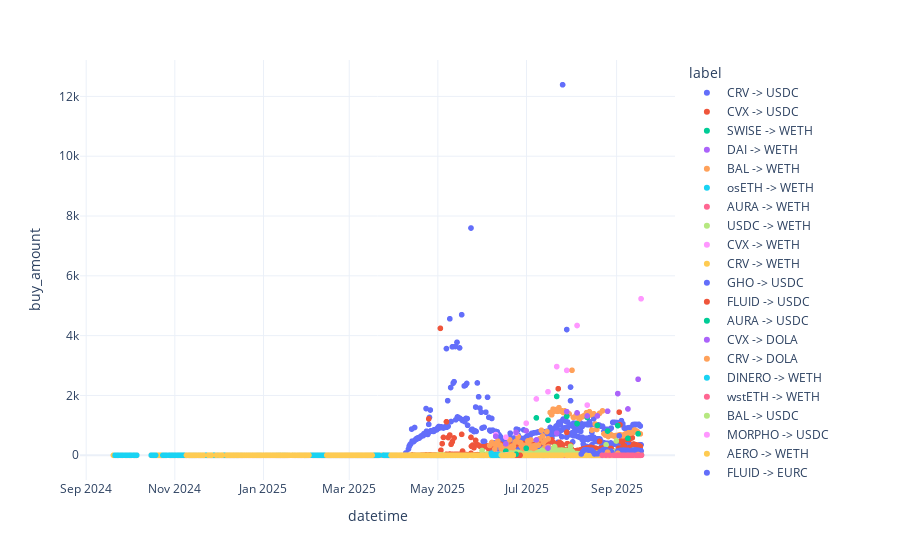

Notebook source saved alongside this figure:
### Code cell
import plotly.io as pio

pio.templates.default = "plotly_white"

### Figure 1 — Plotly figure (JSON) as saved in the notebook; plotly's stock layout.template omitted (floating-point values rounded to 4 significant figures; data arrays with more than 128 entries replaced by an {"elided": "..."} marker saying what was removed)
{"data": [{"hovertemplate": "label=CRV -> USDC<br>datetime=%{x}<br>buy_amount=%{y}<extra></extra>", "legendgroup": "CRV -> USDC", "marker": {"color": "#636efa", "symbol": "circle"}, "mode": "markers", "name": "CRV -> USDC", "showlegend": true, "type": "scattergl", "x": {"elided": "489 str values"}, "xaxis": "x", "y": {"elided": "489 float values"}, "yaxis": "y"}, {"hovertemplate": "label=CVX -> USDC<br>datetime=%{x}<br>buy_amount=%{y}<extra></extra>", "legendgroup": "CVX -> USDC", "marker": {"color": "#EF553B", "symbol": "circle"}, "mode": "markers", "name": "CVX -> USDC", "showlegend": true, "type": "scattergl", "x": {"elided": "302 str values"}, "xaxis": "x", "y": {"elided": "302 float values"}, "yaxis": "y"}, {"hovertemplate": "label=SWISE -> WETH<br>datetime=%{x}<br>buy_amount=%{y}<extra></extra>", "legendgroup": "SWISE -> WETH", "marker": {"color": "#00cc96", "symbol": "circle"}, "mode": "markers", "name": "SWISE -> WETH", "showlegend": true, "type": "scattergl", "x": {"elided": "266 str values"}, "xaxis": "x", "y": {"elided": "266 float values"}, "yaxis": "y"}, {"hovertemplate": "label=DAI -> WETH<br>datetime=%{x}<br>buy_amount=%{y}<extra></extra>", "legendgroup": "DAI -> WETH", "marker": {"color": "#ab63fa", "symbol": "circle"}, "mode": "markers", "name": "DAI -> WETH", "showlegend": true, "type": "scattergl", "x": ["2025-07-20T07:01:35+00:00", "2025-07-12T02:07:23+00:00", "2025-09-12T07:01:35+00:00", "2025-08-03T07:01:35+00:00", "2025-07-22T07:01:47+00:00", "2025-09-05T07:01:47+00:00", "2025-07-11T19:07:23+00:00", "2025-07-10T01:07:23+00:00", "2025-08-24T07:01:47+00:00", "2025-07-13T06:07:11+00:00", "2025-07-08T00:07:23+00:00", "2025-07-10T08:07:23+00:00", "2025-08-30T07:01:47+00:00", "2025-07-08T21:07:23+00:00", "2025-08-16T07:01:35+00:00", "2025-09-14T07:01:35+00:00", "2025-07-08T07:07:23+00:00", "2025-07-08T14:07:35+00:00", "2025-07-12T09:07:35+00:00", "2025-08-14T23:52:23+00:00", "2025-07-25T07:01:35+00:00", "2025-07-12T23:07:11+00:00", "2025-07-27T07:01:47+00:00", "2025-08-02T07:01:47+00:00", "2025-07-26T07:01:35+00:00", "2025-08-01T07:01:35+00:00", "2025-08-12T07:01:35+00:00", "2025-08-28T07:01:47+00:00", "2025-07-31T07:01:35+00:00", "2025-08-27T07:01:47+00:00", "2025-09-04T07:01:47+00:00", "2025-07-15T00:07:11+00:00", "2025-08-26T07:01:47+00:00", "2025-07-12T16:07:23+00:00", "2025-09-07T07:01:59+00:00", "2025-09-15T07:01:35+00:00", "2025-09-08T07:01:47+00:00", "2025-08-14T07:01:47+00:00", "2025-09-06T07:01:47+00:00", "2025-07-14T03:07:11+00:00", "2025-08-17T07:01:35+00:00", "2025-08-29T07:04:11+00:00", "2025-08-25T07:01:59+00:00", "2025-08-13T07:01:47+00:00", "2025-07-09T04:07:11+00:00", "2025-08-31T07:01:59+00:00", "2025-09-10T07:01:47+00:00", "2025-08-04T07:01:35+00:00", "2025-07-21T07:01:35+00:00", "2025-07-23T07:01:35+00:00", "2025-09-09T07:01:59+00:00", "2025-07-24T07:01:35+00:00", "2025-08-05T07:01:47+00:00", "2025-09-16T07:01:47+00:00", "2025-09-13T07:01:47+00:00", "2025-09-11T07:01:47+00:00", "2025-07-09T18:07:35+00:00", "2025-07-11T05:07:23+00:00", "2025-07-13T13:07:23+00:00", "2025-08-10T07:01:35+00:00", "2025-07-29T07:01:35+00:00", "2025-08-11T07:01:35+00:00", "2025-09-17T07:01:35+00:00"], "xaxis": "x", "y": [0.04795, 0.04345, 0.07779, 0.1523, 0.09892, 0.1327, 0.08778, 0.06597, 0.12, 0.04128, 0.0849, 0.05768, 0.2044, 0.07015, 0.2156, 0.08276, 0.07, 0.07169, 0.04339, 0.1094, 0.1043, 0.04381, 0.04089, 0.149, 0.1012, 0.135, 0.1652, 0.1835, 0.2311, 0.1815, 0.1174, 0.06662, 0.1887, 0.04409, 0.1315, 0.08881, 0.1301, 0.1486, 0.1335, 0.07391, 0.0476, 0.1988, 0.1774, 0.1534, 0.07028, 0.05762, 0.1292, 0.1488, 0.08474, 0.08545, 0.128, 0.1027, 0.04118, 0.09451, 0.07498, 0.03117, 0.1368, 0.1556, 0.03744, 0.1202, 0.07457, 0.1651, 0.0946], "yaxis": "y"}, {"hovertemplate": "label=BAL -> WETH<br>datetime=%{x}<br>buy_amount=%{y}<extra></extra>", "legendgroup": "BAL -> WETH", "marker": {"color": "#FFA15A", "symbol": "circle"}, "mode": "markers", "name": "BAL -> WETH", "showlegend": true, "type": "scattergl", "x": {"elided": "1151 str values"}, "xaxis": "x", "y": {"elided": "1151 float values"}, "yaxis": "y"}, {"hovertemplate": "label=osETH -> WETH<br>datetime=%{x}<br>buy_amount=%{y}<extra></extra>", "legendgroup": "osETH -> WETH", "marker": {"color": "#19d3f3", "symbol": "circle"}, "mode": "markers", "name": "osETH -> WETH", "showlegend": true, "type": "scattergl", "x": {"elided": "243 str values"}, "xaxis": "x", "y": {"elided": "243 float values"}, "yaxis": "y"}, {"hovertemplate": "label=AURA -> WETH<br>datetime=%{x}<br>buy_amount=%{y}<extra></extra>", "legendgroup": "AURA -> WETH", "marker": {"color": "#FF6692", "symbol": "circle"}, "mode": "markers", "name": "AURA -> WETH", "showlegend": true, "type": "scattergl", "x": {"elided": "1186 str values"}, "xaxis": "x", "y": {"elided": "1186 float values"}, "yaxis": "y"}, {"hovertemplate": "label=USDC -> WETH<br>datetime=%{x}<br>buy_amount=%{y}<extra></extra>", "legendgroup": "USDC -> WETH", "marker": {"color": "#B6E880", "symbol": "circle"}, "mode": "markers", "name": "USDC -> WETH", "showlegend": true, "type": "scattergl", "x": {"elided": "547 str values"}, "xaxis": "x", "y": {"elided": "547 float values"}, "yaxis": "y"}, {"hovertemplate": "label=CVX -> WETH<br>datetime=%{x}<br>buy_amount=%{y}<extra></extra>", "legendgroup": "CVX -> WETH", "marker": {"color": "#FF97FF", "symbol": "circle"}, "mode": "markers", "name": "CVX -> WETH", "showlegend": true, "type": "scattergl", "x": {"elided": "751 str values"}, "xaxis": "x", "y": {"elided": "751 float values"}, "yaxis": "y"}, {"hovertemplate": "label=CRV -> WETH<br>datetime=%{x}<br>buy_amount=%{y}<extra></extra>", "legendgroup": "CRV -> WETH", "marker": {"color": "#FECB52", "symbol": "circle"}, "mode": "markers", "name": "CRV -> WETH", "showlegend": true, "type": "scattergl", "x": {"elided": "759 str values"}, "xaxis": "x", "y": {"elided": "759 float values"}, "yaxis": "y"}, {"hovertemplate": "label=GHO -> USDC<br>datetime=%{x}<br>buy_amount=%{y}<extra></extra>", "legendgroup": "GHO -> USDC", "marker": {"color": "#636efa", "symbol": "circle"}, "mode": "markers", "name": "GHO -> USDC", "showlegend": true, "type": "scattergl", "x": {"elided": "371 str values"}, "xaxis": "x", "y": {"elided": "371 float values"}, "yaxis": "y"}, {"hovertemplate": "label=FLUID -> USDC<br>datetime=%{x}<br>buy_amount=%{y}<extra></extra>", "legendgroup": "FLUID -> USDC", "marker": {"color": "#EF553B", "symbol": "circle"}, "mode": "markers", "name": "FLUID -> USDC", "showlegend": true, "type": "scattergl", "x": {"elided": "170 str values"}, "xaxis": "x", "y": {"elided": "170 float values"}, "yaxis": "y"}, {"hovertemplate": "label=AURA -> USDC<br>datetime=%{x}<br>buy_amount=%{y}<extra></extra>", "legendgroup": "AURA -> USDC", "marker": {"color": "#00cc96", "symbol": "circle"}, "mode": "markers", "name": "AURA -> USDC", "showlegend": true, "type": "scattergl", "x": {"elided": "397 str values"}, "xaxis": "x", "y": {"elided": "397 float values"}, "yaxis": "y"}, {"hovertemplate": "label=CVX -> DOLA<br>datetime=%{x}<br>buy_amount=%{y}<extra></extra>", "legendgroup": "CVX -> DOLA", "marker": {"color": "#ab63fa", "symbol": "circle"}, "mode": "markers", "name": "CVX -> DOLA", "showlegend": true, "type": "scattergl", "x": {"elided": "129 str values"}, "xaxis": "x", "y": {"elided": "129 float values"}, "yaxis": "y"}, {"hovertemplate": "label=CRV -> DOLA<br>datetime=%{x}<br>buy_amount=%{y}<extra></extra>", "legendgroup": "CRV -> DOLA", "marker": {"color": "#FFA15A", "symbol": "circle"}, "mode": "markers", "name": "CRV -> DOLA", "showlegend": true, "type": "scattergl", "x": {"elided": "129 str values"}, "xaxis": "x", "y": {"elided": "129 float values"}, "yaxis": "y"}, {"hovertemplate": "label=DINERO -> WETH<br>datetime=%{x}<br>buy_amount=%{y}<extra></extra>", "legendgroup": "DINERO -> WETH", "marker": {"color": "#19d3f3", "symbol": "circle"}, "mode": "markers", "name": "DINERO -> WETH", "showlegend": true, "type": "scattergl", "x": {"elided": "566 str values"}, "xaxis": "x", "y": {"elided": "566 float values"}, "yaxis": "y"}, {"hovertemplate": "label=wstETH -> WETH<br>datetime=%{x}<br>buy_amount=%{y}<extra></extra>", "legendgroup": "wstETH -> WETH", "marker": {"color": "#FF6692", "symbol": "circle"}, "mode": "markers", "name": "wstETH -> WETH", "showlegend": true, "type": "scattergl", "x": ["2025-09-15T07:01:47+00:00", "2025-09-05T07:01:59+00:00", "2025-08-21T07:01:47+00:00", "2025-07-27T07:02:11+00:00", "2025-08-22T07:02:11+00:00", "2025-08-28T07:01:59+00:00", "2025-08-04T07:01:47+00:00", "2025-09-11T07:02:11+00:00", "2025-08-11T07:01:47+00:00", "2025-08-14T23:52:35+00:00", "2025-09-08T07:01:59+00:00", "2025-08-03T07:01:47+00:00", "2025-08-19T07:01:47+00:00", "2025-08-14T07:01:59+00:00", "2025-08-13T07:02:11+00:00", "2025-08-12T07:01:47+00:00", "2025-08-06T07:01:47+00:00", "2025-08-02T07:01:59+00:00", "2025-08-05T07:01:59+00:00", "2025-08-01T07:01:47+00:00", "2025-08-18T07:01:47+00:00", "2025-08-23T07:02:35+00:00", "2025-08-24T07:01:59+00:00", "2025-08-07T07:01:47+00:00", "2025-08-08T07:01:47+00:00", "2025-09-06T07:01:59+00:00", "2025-07-31T07:01:47+00:00", "2025-08-10T07:01:47+00:00", "2025-08-20T07:01:59+00:00", "2025-09-10T07:01:59+00:00", "2025-08-25T07:02:23+00:00", "2025-07-28T07:01:59+00:00", "2025-08-26T07:01:59+00:00", "2025-08-17T07:01:47+00:00", "2025-07-29T07:01:59+00:00", "2025-09-09T07:02:11+00:00", "2025-09-12T07:01:47+00:00", "2025-09-14T07:01:47+00:00", "2025-09-13T07:01:59+00:00", "2025-09-07T07:02:11+00:00", "2025-08-09T07:02:11+00:00", "2025-08-16T07:01:47+00:00", "2025-08-27T07:01:59+00:00", "2025-09-16T07:01:59+00:00", "2025-09-17T07:01:47+00:00"], "xaxis": "x", "y": [0.04509, 0.003466, 0.04852, 0.001624, 0.06012, 0.05121, 0.01474, 0.03327, 0.03132, 0.03657, 0.02003, 0.01417, 0.05682, 0.03184, 0.04004, 0.03381, 0.01941, 0.01357, 0.01654, 0.007969, 0.05677, 0.06011, 0.06009, 0.02257, 0.02491, 0.009223, 0.02283, 0.03023, 0.05693, 0.02941, 0.06017, 0.01552, 0.06217, 0.05408, 0.02114, 0.02468, 0.03686, 0.04288, 0.04011, 0.01511, 0.02918, 0.06969, 0.06313, 0.04674, 0.04809], "yaxis": "y"}, {"hovertemplate": "label=BAL -> USDC<br>datetime=%{x}<br>buy_amount=%{y}<extra></extra>", "legendgroup": "BAL -> USDC", "marker": {"color": "#B6E880", "symbol": "circle"}, "mode": "markers", "name": "BAL -> USDC", "showlegend": true, "type": "scattergl", "x": {"elided": "387 str values"}, "xaxis": "x", "y": {"elided": "387 float values"}, "yaxis": "y"}, {"hovertemplate": "label=MORPHO -> USDC<br>datetime=%{x}<br>buy_amount=%{y}<extra></extra>", "legendgroup": "MORPHO -> USDC", "marker": {"color": "#FF97FF", "symbol": "circle"}, "mode": "markers", "name": "MORPHO -> USDC", "showlegend": true, "type": "scattergl", "x": ["2025-06-10T00:09:47+00:00", "2025-07-15T18:55:29+00:00", "2025-08-11T18:56:01+00:00", "2025-06-30T18:55:29+00:00", "2025-07-21T18:55:27+00:00", "2025-06-23T18:55:41+00:00", "2025-06-09T19:58:23+00:00", "2025-08-04T18:55:51+00:00", "2025-07-28T16:14:19+00:00", "2025-06-16T18:55:41+00:00", "2025-07-31T18:55:49+00:00", "2025-07-07T18:55:37+00:00", "2025-09-17T19:26:59+00:00"], "xaxis": "x", "y": [31.59, 2123.0, 1677.0, 1072.0, 2964.0, 744.1, 690.6, 4338.0, 2839.0, 603.0, 0.02709, 1883.0, 5233.0], "yaxis": "y"}, {"hovertemplate": "label=AERO -> WETH<br>datetime=%{x}<br>buy_amount=%{y}<extra></extra>", "legendgroup": "AERO -> WETH", "marker": {"color": "#FECB52", "symbol": "circle"}, "mode": "markers", "name": "AERO -> WETH", "showlegend": true, "type": "scattergl", "x": {"elided": "535 str values"}, "xaxis": "x", "y": {"elided": "535 float values"}, "yaxis": "y"}, {"hovertemplate": "label=FLUID -> EURC<br>datetime=%{x}<br>buy_amount=%{y}<extra></extra>", "legendgroup": "FLUID -> EURC", "marker": {"color": "#636efa", "symbol": "circle"}, "mode": "markers", "name": "FLUID -> EURC", "showlegend": true, "type": "scattergl", "x": ["2025-09-06T18:56:15+00:00", "2025-08-12T18:55:57+00:00", "2025-09-11T18:56:31+00:00", "2025-08-13T18:55:45+00:00", "2025-08-11T18:56:21+00:00", "2025-08-28T00:56:21+00:00", "2025-09-04T18:55:59+00:00", "2025-09-01T18:56:05+00:00", "2025-08-24T18:56:03+00:00", "2025-08-22T18:55:35+00:00", "2025-09-12T18:56:13+00:00", "2025-08-16T18:55:55+00:00", "2025-08-26T18:55:55+00:00", "2025-08-09T18:55:53+00:00", "2025-08-28T18:55:49+00:00", "2025-09-07T18:56:01+00:00", "2025-08-18T00:56:17+00:00", "2025-08-22T00:56:35+00:00", "2025-09-05T18:56:03+00:00", "2025-08-25T18:56:19+00:00", "2025-08-20T18:55:59+00:00", "2025-09-13T18:56:13+00:00", "2025-09-03T18:56:05+00:00", "2025-09-02T18:56:07+00:00", "2025-09-08T18:56:13+00:00", "2025-08-19T18:56:05+00:00", "2025-09-15T00:55:25+00:00", "2025-08-08T18:55:33+00:00", "2025-09-09T18:57:33+00:00", "2025-09-10T18:56:19+00:00", "2025-08-07T15:41:41+00:00", "2025-08-14T18:55:57+00:00", "2025-08-23T18:56:21+00:00", "2025-09-15T18:56:35+00:00", "2025-08-10T18:55:43+00:00", "2025-08-18T18:56:19+00:00", "2025-08-15T18:55:59+00:00", "2025-09-17T00:55:25+00:00", "2025-09-17T19:27:09+00:00"], "xaxis": "x", "y": [163.3, 169.6, 165.8, 170.5, 184.2, 139.3, 161.7, 141.1, 182.4, 182.4, 175.1, 43.97, 130.8, 178.7, 98.31, 162.7, 48.38, 153.8, 173.1, 130.9, 128.0, 176.9, 166.4, 651.8, 162.5, 61.81, 173.5, 129.4, 137.7, 141.5, 43.34, 166.4, 191.3, 168.5, 184.8, 49.06, 122.6, 147.2, 147.7], "yaxis": "y"}, {"hovertemplate": "label=axlOP -> WETH<br>datetime=%{x}<br>buy_amount=%{y}<extra></extra>", "legendgroup": "axlOP -> WETH", "marker": {"color": "#EF553B", "symbol": "circle"}, "mode": "markers", "name": "axlOP -> WETH", "showlegend": true, "type": "scattergl", "x": ["2025-06-14T12:55:29+00:00", "2025-06-17T12:55:27+00:00", "2025-06-22T12:55:29+00:00", "2025-06-14T00:55:27+00:00", "2025-06-26T00:55:29+00:00", "2025-06-18T12:55:29+00:00", "2025-06-19T00:55:29+00:00", "2025-06-13T12:55:29+00:00", "2025-06-23T12:55:27+00:00", "2025-06-25T12:55:29+00:00", "2025-06-15T00:55:29+00:00", "2025-06-23T00:55:27+00:00", "2025-06-24T00:55:29+00:00", "2025-06-24T12:55:29+00:00", "2025-06-21T00:55:29+00:00", "2025-06-21T12:55:29+00:00", "2025-06-20T12:55:29+00:00", "2025-06-18T00:55:29+00:00", "2025-06-12T12:55:29+00:00", "2025-06-22T00:55:31+00:00", "2025-06-17T00:55:27+00:00", "2025-06-26T12:55:29+00:00", "2025-06-19T12:55:29+00:00", "2025-06-16T00:55:27+00:00", "2025-06-25T00:55:29+00:00", "2025-06-13T00:55:27+00:00", "2025-06-16T12:55:27+00:00", "2025-06-15T12:55:27+00:00", "2025-06-20T00:55:31+00:00"], "xaxis": "x", "y": [0.001315, 0.001987, 0.0003601, 0.001279, 0.0001294, 0.003591, 0.002321, 0.001001, 0.0003656, 0.0003791, 0.001313, 0.0003628, 0.0003801, 0.0003783, 0.0003673, 0.0003643, 0.0003665, 0.002456, 0.0002252, 0.0003689, 0.001613, 2.899e-05, 0.002713, 0.001287, 0.0003848, 0.001088, 0.001304, 0.001303, 0.0003633], "yaxis": "y"}, {"hovertemplate": "label=WELL -> USDC<br>datetime=%{x}<br>buy_amount=%{y}<extra></extra>", "legendgroup": "WELL -> USDC", "marker": {"color": "#00cc96", "symbol": "circle"}, "mode": "markers", "name": "WELL -> USDC", "showlegend": true, "type": "scattergl", "x": ["2025-07-15T18:55:29+00:00", "2025-08-25T18:55:57+00:00", "2025-08-11T18:56:01+00:00", "2025-06-30T18:55:29+00:00", "2025-07-21T18:55:27+00:00", "2025-09-08T18:55:53+00:00", "2025-06-23T18:55:41+00:00", "2025-09-01T18:55:47+00:00", "2025-06-09T19:58:23+00:00", "2025-09-15T18:56:13+00:00", "2025-08-04T18:55:51+00:00", "2025-07-28T16:14:19+00:00", "2025-06-16T18:55:41+00:00", "2025-08-18T18:55:55+00:00", "2025-07-07T18:55:37+00:00"], "xaxis": "x", "y": [1173.0, 808.6, 1264.0, 233.1, 1966.0, 566.3, 33.15, 990.8, 23.47, 717.7, 1058.0, 1302.0, 136.2, 996.1, 1250.0], "yaxis": "y"}, {"hovertemplate": "label=SEAM -> USDC<br>datetime=%{x}<br>buy_amount=%{y}<extra></extra>", "legendgroup": "SEAM -> USDC", "marker": {"color": "#ab63fa", "symbol": "circle"}, "mode": "markers", "name": "SEAM -> USDC", "showlegend": true, "type": "scattergl", "x": ["2025-07-15T18:55:29+00:00", "2025-08-25T18:55:57+00:00", "2025-08-11T18:56:01+00:00", "2025-06-30T18:55:29+00:00", "2025-07-21T18:55:27+00:00", "2025-09-08T18:55:53+00:00", "2025-06-23T18:55:41+00:00", "2025-09-01T18:55:47+00:00", "2025-06-09T19:58:23+00:00", "2025-09-15T18:56:13+00:00", "2025-08-04T18:55:51+00:00", "2025-07-28T16:14:19+00:00", "2025-06-16T18:55:41+00:00", "2025-08-18T18:55:55+00:00", "2025-07-07T18:55:37+00:00"], "xaxis": "x", "y": [240.3, 1472.0, 1314.0, 815.6, 739.7, 1548.0, 767.2, 2062.0, 632.1, 2541.0, 1417.0, 1458.0, 381.6, 1315.0, 514.1], "yaxis": "y"}, {"hovertemplate": "label=WELL -> EURC<br>datetime=%{x}<br>buy_amount=%{y}<extra></extra>", "legendgroup": "WELL -> EURC", "marker": {"color": "#FFA15A", "symbol": "circle"}, "mode": "markers", "name": "WELL -> EURC", "showlegend": true, "type": "scattergl", "x": ["2025-09-01T18:56:05+00:00", "2025-08-25T18:56:19+00:00", "2025-09-08T18:56:13+00:00", "2025-09-15T18:56:35+00:00"], "xaxis": "x", "y": [65.96, 102.5, 4.216, 22.6], "yaxis": "y"}, {"hovertemplate": "label=axlOP -> USDC<br>datetime=%{x}<br>buy_amount=%{y}<extra></extra>", "legendgroup": "axlOP -> USDC", "marker": {"color": "#19d3f3", "symbol": "circle"}, "mode": "markers", "name": "axlOP -> USDC", "showlegend": true, "type": "scattergl", "x": ["2025-06-18T06:55:41+00:00", "2025-06-08T00:55:49+00:00", "2025-06-08T12:55:43+00:00", "2025-06-19T18:55:47+00:00", "2025-06-13T18:55:41+00:00", "2025-06-14T06:55:41+00:00", "2025-06-15T18:55:41+00:00", "2025-06-17T18:55:41+00:00", "2025-06-12T06:55:39+00:00", "2025-06-07T00:55:45+00:00", "2025-06-19T00:55:39+00:00", "2025-06-11T18:55:47+00:00", "2025-06-20T06:55:41+00:00", "2025-06-16T18:55:47+00:00", "2025-06-17T06:55:39+00:00", "2025-06-07T12:55:43+00:00", "2025-06-19T06:55:41+00:00", "2025-06-10T18:55:49+00:00", "2025-06-15T06:55:39+00:00", "2025-06-09T06:55:31+00:00", "2025-06-06T17:38:53+00:00", "2025-06-14T18:55:39+00:00", "2025-06-12T18:55:41+00:00", "2025-06-13T06:55:39+00:00", "2025-06-10T06:55:45+00:00", "2025-06-11T06:55:45+00:00", "2025-06-16T06:55:39+00:00", "2025-06-09T19:39:57+00:00", "2025-06-09T12:55:45+00:00"], "xaxis": "x", "y": [9.075, 8.903, 8.753, 8.892, 7.89, 8.509, 8.712, 8.681, 10.04, 4.9, 9.181, 10.47, 6.904, 9.308, 9.025, 8.877, 9.005, 10.4, 8.723, 8.443, 68.37, 8.591, 10.23, 7.63, 8.845, 10.67, 9.07, 4.986, 8.733], "yaxis": "y"}, {"hovertemplate": "label=BEETS -> wS<br>datetime=%{x}<br>buy_amount=%{y}<extra></extra>", "legendgroup": "BEETS -> wS", "marker": {"color": "#FF6692", "symbol": "circle"}, "mode": "markers", "name": "BEETS -> wS", "showlegend": true, "type": "scattergl", "x": ["2025-09-07T20:54:34+00:00", "2025-09-14T08:53:29+00:00", "2025-09-09T02:53:31+00:00", "2025-08-24T14:53:35+00:00", "2025-09-16T02:53:28+00:00", "2025-09-05T20:53:35+00:00", "2025-09-03T20:53:37+00:00", "2025-08-27T08:53:31+00:00", "2025-09-10T14:53:34+00:00", "2025-09-02T02:53:33+00:00", "2025-08-30T02:56:25+00:00", "2025-08-22T02:53:31+00:00", "2025-09-12T02:53:29+00:00", "2025-09-01T02:53:26+00:00", "2025-09-04T20:53:33+00:00", "2025-09-18T02:53:27+00:00", "2025-09-17T08:53:29+00:00"], "xaxis": "x", "y": [0.5013, 0.5346, 0.3784, 0.2507, 0.432, 0.239, 0.5176, 0.2583, 0.4115, 0.2416, 0.2915, 0.2862, 0.3674, 0.3357, 0.2725, 0.2596, 0.2936], "yaxis": "y"}, {"hovertemplate": "label=BEETS -> USDC<br>datetime=%{x}<br>buy_amount=%{y}<extra></extra>", "legendgroup": "BEETS -> USDC", "marker": {"color": "#B6E880", "symbol": "circle"}, "mode": "markers", "name": "BEETS -> USDC", "showlegend": true, "type": "scattergl", "x": ["2025-06-14T14:53:48+00:00", "2025-06-21T14:53:57+00:00", "2025-06-18T14:53:55+00:00", "2025-06-14T08:53:48+00:00", "2025-06-17T08:53:47+00:00", "2025-06-19T02:53:46+00:00", "2025-06-13T14:53:51+00:00", "2025-06-13T20:53:34+00:00", "2025-06-21T02:53:54+00:00", "2025-06-16T02:53:46+00:00", "2025-06-20T08:53:57+00:00", "2025-06-21T20:53:56+00:00", "2025-06-16T14:53:51+00:00", "2025-06-15T14:53:48+00:00", "2025-06-20T02:53:52+00:00", "2025-06-19T20:53:45+00:00", "2025-06-15T02:53:55+00:00", "2025-06-19T14:53:49+00:00", "2025-06-18T02:53:47+00:00", "2025-06-17T02:53:40+00:00", "2025-06-17T20:53:50+00:00"], "xaxis": "x", "y": [1.971, 7.694, 10.15, 3.238, 3.397, 13.18, 10.38, 1.357, 20.06, 4.064, 7.82, 1.006, 4.562, 4.102, 7.735, 7.205, 4.084, 13.4, 4.084, 5.782, 7.008], "yaxis": "y"}, {"hovertemplate": "label=BeetsFragmentsS1 -> USDC<br>datetime=%{x}<br>buy_amount=%{y}<extra></extra>", "legendgroup": "BeetsFragmentsS1 -> USDC", "marker": {"color": "#FF97FF", "symbol": "circle"}, "mode": "markers", "name": "BeetsFragmentsS1 -> USDC", "showlegend": true, "type": "scattergl", "x": ["2025-06-14T14:53:48+00:00", "2025-06-21T14:53:57+00:00", "2025-06-18T14:53:55+00:00", "2025-06-14T08:53:48+00:00", "2025-06-17T08:53:47+00:00", "2025-06-19T02:53:46+00:00", "2025-06-21T02:53:54+00:00", "2025-06-16T02:53:46+00:00", "2025-06-20T08:53:57+00:00", "2025-06-21T20:53:56+00:00", "2025-06-16T14:53:51+00:00", "2025-06-15T14:53:48+00:00", "2025-06-20T02:53:52+00:00", "2025-06-19T20:53:45+00:00", "2025-06-15T02:53:55+00:00", "2025-06-19T14:53:49+00:00", "2025-06-18T02:53:47+00:00", "2025-06-17T02:53:40+00:00", "2025-06-17T20:53:50+00:00"], "xaxis": "x", "y": [1.753, 7.082, 22.56, 1.269, 6.747, 10.68, 16.35, 4.305, 6.235, 0.9152, 4.722, 4.46, 6.181, 5.74, 4.404, 10.32, 8.989, 8.86, 14.41], "yaxis": "y"}, {"hovertemplate": "label=stS -> USDC<br>datetime=%{x}<br>buy_amount=%{y}<extra></extra>", "legendgroup": "stS -> USDC", "marker": {"color": "#FECB52", "symbol": "circle"}, "mode": "markers", "name": "stS -> USDC", "showlegend": true, "type": "scattergl", "x": ["2025-06-14T14:53:48+00:00", "2025-06-21T14:53:57+00:00", "2025-06-18T14:53:55+00:00", "2025-06-14T08:53:48+00:00", "2025-06-17T08:53:47+00:00", "2025-06-19T02:53:46+00:00", "2025-06-21T02:53:54+00:00", "2025-06-16T02:53:46+00:00", "2025-06-20T08:53:57+00:00", "2025-06-21T20:53:56+00:00", "2025-06-16T14:53:51+00:00", "2025-06-15T14:53:48+00:00", "2025-06-20T02:53:52+00:00", "2025-06-19T20:53:45+00:00", "2025-06-15T02:53:55+00:00", "2025-06-19T14:53:49+00:00", "2025-06-18T02:53:47+00:00", "2025-06-17T02:53:40+00:00", "2025-06-17T20:53:50+00:00"], "xaxis": "x", "y": [0.4358, 6.385, 6.406, 0.3059, 1.708, 8.731, 14.88, 1.096, 5.297, 0.8256, 1.176, 1.102, 5.219, 4.871, 1.096, 8.861, 2.3, 2.23, 3.658], "yaxis": "y"}, {"hovertemplate": "label=wS -> USDC<br>datetime=%{x}<br>buy_amount=%{y}<extra></extra>", "legendgroup": "wS -> USDC", "marker": {"color": "#636efa", "symbol": "circle"}, "mode": "markers", "name": "wS -> USDC", "showlegend": true, "type": "scattergl", "x": ["2025-06-19T18:47:31+00:00"], "xaxis": "x", "y": [736.4], "yaxis": "y"}], "layout": {"legend": {"title": {"text": "label"}, "tracegroupgap": 0}, "margin": {"t": 60}, "xaxis": {"anchor": "y", "domain": [0, 1], "title": {"text": "datetime"}}, "yaxis": {"anchor": "x", "domain": [0, 1], "title": {"text": "buy_amount"}}}}
